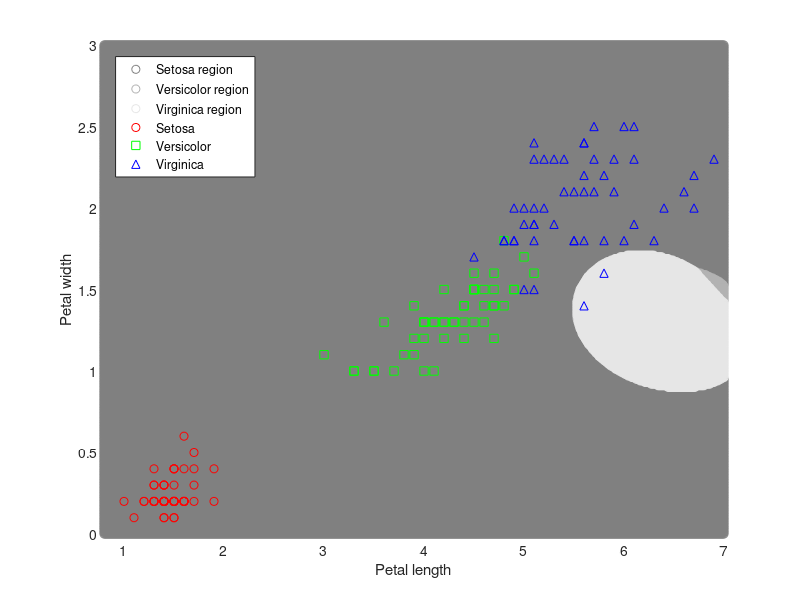

Recreate this plot in MATLAB.
load fisheriris
% extract two attributes
pl = meas(:,3); % petal length
pw = meas(:,4); % petal width
X = [pl,pw];

% determine classes
classes = unique(species);
% classifiers are constructed on the principle of One versus All
% as many classifier as classes are needed
SVMModels = cell(numel(classes),1);
rng(1); % seeding the random number generator for reproducibility

for j = 1:numel(classes)
    % create binary classes for each classifier
    indx = strcmp(species,classes(j));
    % create classifier
    SVMModels{j} = fitcsvm(X,indx,'ClassNames',[false true],...
        'Standardize',true,...        % standardize data
        'KernelFunction','gaussian'); % specifying the kernel
        
end
% lay grid over the region
d = 0.01;
[x1Grid,x2Grid] = meshgrid(0.8:d:7,0:d:3);
xGrid = [x1Grid(:),x2Grid(:)];
N = size(xGrid,1);
Scores = zeros(N,numel(classes));

% for each grid point calculate the score of each classifier
for j = 1:numel(classes)
    % predict both returns the predicted class labels as well as a
    % score indicating the likelihood of the negative class (false)
    % and positive class (true)
    [~,score] = predict(SVMModels{j},xGrid);
    Scores(:,j) = score(:,2); % second column contains positive 
                              % class scores
end
% classify according to the maximum score
[~,maxScore] = max(Scores,[],2);

% plot classifier regions
figure
h(1:3) = gscatter(xGrid(:,1),xGrid(:,2),maxScore,...
    [0.5 0.5 0.5; 0.7 0.7 0.7; 0.9 0.9 0.9]);
hold on
% plot data
h(4:6) = gscatter(pl, pw, species,'rgb','os^');
xlabel('Petal length');
ylabel('Petal width');
legend(h,{'Setosa region','Versicolor region','Virginica region',...
    'Setosa','Versicolor','Virginica'},...
    'Location','Northwest');
axis([0.8 7 0 3])
hold off